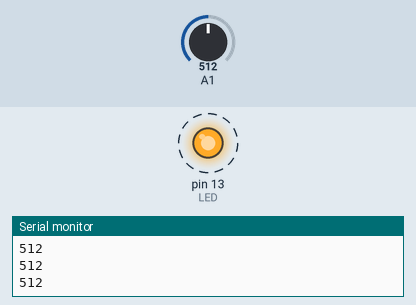
This sketch was run on a simulated Arduino Uno, built with avr-gcc and run on an emulated ATmega328P. On the bench: output pins drawn as LEDs (lit = HIGH), the last lines printed to the serial monitor. Dashed ring = blinking. The inputs (shaded band) are chosen by the test bench; at power-on: A1 = 512.

Above: at 1.04 s.
1.3 s: A1 set to 900
At 1.63 s:
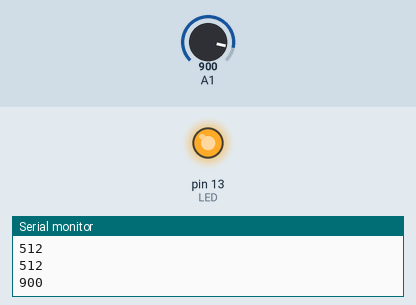
At 1.99 s:
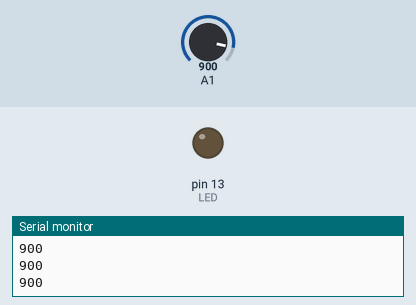
4.3 s: A1 set to 1023
5.8 s: A1 set to 1022
8.8 s: A1 set to 511
Timing chart, 0 to 12.8 s (numbered marks = the images above; inputs shaded):
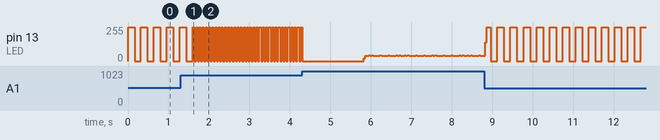

Measured:
- after the input at 4.3 s, pin 13 (LED): goes on until 4.3 s, then stays 0/255
- by itself, pin 13 (LED): repeats every 0.08 s: 255/255 0.04 s, 0/255 0.04 s

The sketch:

Trying_Arduino_5_OtherInputs2.ino
```cpp
#define LED 13

int lum = 15; //brightness between 0 and 20

void setup() {
  Serial.begin(9600);
  pinMode(LED, OUTPUT);
}

void loop() {
  // Will get a value between 0 and 1023
  int value = analogRead(A1);
  Serial.println(value);

  // Map the value from 0-1023 range to 0-180 range
  lum = map (value, 0, 1023, 320, 0);

  digitalWrite(LED, HIGH);
  delay(lum);
  digitalWrite(LED, LOW);
  delay(lum);
}
```
